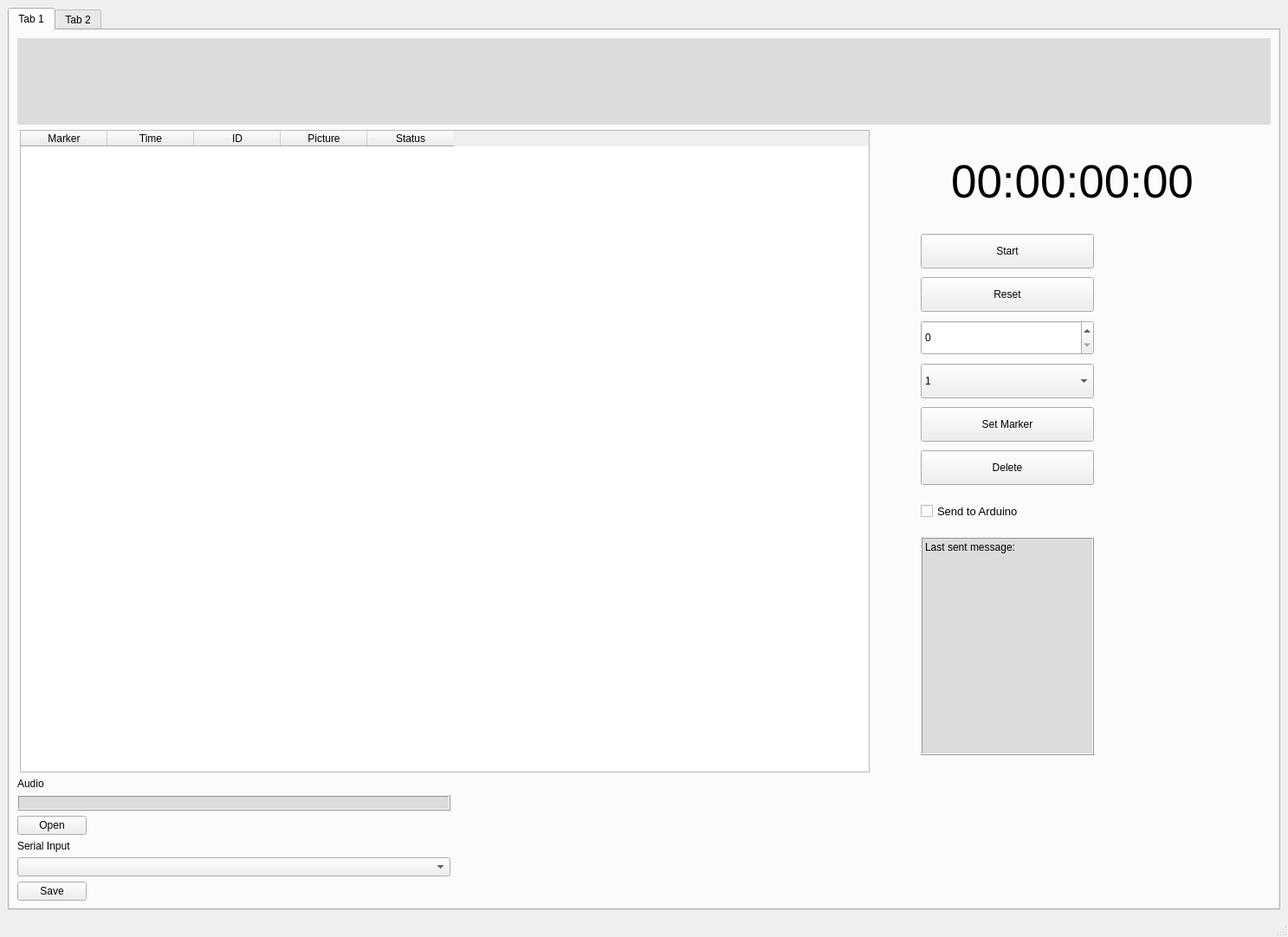
<?xml version="1.0" encoding="UTF-8"?>
<ui version="4.0">
 <class>MainWindow</class>
 <widget class="QMainWindow" name="MainWindow">
  <property name="geometry">
   <rect>
    <x>0</x>
    <y>0</y>
    <width>1487</width>
    <height>1082</height>
   </rect>
  </property>
  <property name="windowTitle">
   <string>MainWindow</string>
  </property>
  <widget class="QWidget" name="centralwidget">
   <layout class="QHBoxLayout" name="horizontalLayout">
    <item>
     <widget class="QTabWidget" name="tabWidget">
      <property name="autoFillBackground">
       <bool>false</bool>
      </property>
      <property name="currentIndex">
       <number>0</number>
      </property>
      <widget class="QWidget" name="Control">
       <attribute name="title">
        <string>Tab 1</string>
       </attribute>
       <layout class="QVBoxLayout" name="verticalLayout_3">
        <item>
         <layout class="QHBoxLayout" name="horizontalLayout_2">
          <item>
           <widget class="PlotWidget" name="waveform_widget" native="true">
            <property name="minimumSize">
             <size>
              <width>1000</width>
              <height>100</height>
             </size>
            </property>
            <property name="maximumSize">
             <size>
              <width>16777215</width>
              <height>300</height>
             </size>
            </property>
            <property name="styleSheet">
             <string notr="true">background-color: rgb(220, 220, 220);</string>
            </property>
           </widget>
          </item>
         </layout>
        </item>
        <item>
         <layout class="QHBoxLayout" name="horizontalLayout_4">
          <item>
           <widget class="QTableWidget" name="table1">
            <property name="sizePolicy">
             <sizepolicy hsizetype="Expanding" vsizetype="Expanding">
              <horstretch>0</horstretch>
              <verstretch>0</verstretch>
             </sizepolicy>
            </property>
            <property name="maximumSize">
             <size>
              <width>981</width>
              <height>16777215</height>
             </size>
            </property>
            <column>
             <property name="text">
              <string>Marker</string>
             </property>
            </column>
            <column>
             <property name="text">
              <string>Time</string>
             </property>
            </column>
            <column>
             <property name="text">
              <string>ID</string>
             </property>
            </column>
            <column>
             <property name="text">
              <string>Picture</string>
             </property>
            </column>
            <column>
             <property name="text">
              <string>Status</string>
             </property>
            </column>
           </widget>
          </item>
          <item>
           <layout class="QVBoxLayout" name="verticalLayout">
            <property name="spacing">
             <number>10</number>
            </property>
            <property name="leftMargin">
             <number>50</number>
            </property>
            <property name="topMargin">
             <number>10</number>
            </property>
            <property name="rightMargin">
             <number>50</number>
            </property>
            <property name="bottomMargin">
             <number>20</number>
            </property>
            <item>
             <widget class="QLabel" name="label">
              <property name="sizePolicy">
               <sizepolicy hsizetype="Preferred" vsizetype="Preferred">
                <horstretch>0</horstretch>
                <verstretch>0</verstretch>
               </sizepolicy>
              </property>
              <property name="minimumSize">
               <size>
                <width>350</width>
                <height>100</height>
               </size>
              </property>
              <property name="maximumSize">
               <size>
                <width>350</width>
                <height>100</height>
               </size>
              </property>
              <property name="font">
               <font>
                <pointsize>40</pointsize>
               </font>
              </property>
              <property name="text">
               <string>00:00:00:00</string>
              </property>
              <property name="alignment">
               <set>Qt::AlignCenter</set>
              </property>
             </widget>
            </item>
            <item>
             <widget class="QPushButton" name="pushButton">
              <property name="sizePolicy">
               <sizepolicy hsizetype="Fixed" vsizetype="Fixed">
                <horstretch>0</horstretch>
                <verstretch>0</verstretch>
               </sizepolicy>
              </property>
              <property name="minimumSize">
               <size>
                <width>200</width>
                <height>40</height>
               </size>
              </property>
              <property name="maximumSize">
               <size>
                <width>200</width>
                <height>40</height>
               </size>
              </property>
              <property name="contextMenuPolicy">
               <enum>Qt::DefaultContextMenu</enum>
              </property>
              <property name="layoutDirection">
               <enum>Qt::LeftToRight</enum>
              </property>
              <property name="text">
               <string>Start</string>
              </property>
             </widget>
            </item>
            <item>
             <widget class="QPushButton" name="pushButton_2">
              <property name="enabled">
               <bool>true</bool>
              </property>
              <property name="minimumSize">
               <size>
                <width>200</width>
                <height>40</height>
               </size>
              </property>
              <property name="maximumSize">
               <size>
                <width>200</width>
                <height>16777215</height>
               </size>
              </property>
              <property name="text">
               <string>Reset</string>
              </property>
             </widget>
            </item>
            <item>
             <widget class="QSpinBox" name="spinBox">
              <property name="minimumSize">
               <size>
                <width>200</width>
                <height>40</height>
               </size>
              </property>
              <property name="maximumSize">
               <size>
                <width>200</width>
                <height>40</height>
               </size>
              </property>
              <property name="toolTip">
               <string extracomment="Picture Number"/>
              </property>
             </widget>
            </item>
            <item>
             <widget class="QComboBox" name="comboBox">
              <property name="minimumSize">
               <size>
                <width>200</width>
                <height>40</height>
               </size>
              </property>
              <property name="maximumSize">
               <size>
                <width>200</width>
                <height>40</height>
               </size>
              </property>
              <property name="editable">
               <bool>false</bool>
              </property>
              <property name="insertPolicy">
               <enum>QComboBox::InsertAtBottom</enum>
              </property>
              <item>
               <property name="text">
                <string>1</string>
               </property>
              </item>
              <item>
               <property name="text">
                <string>2</string>
               </property>
              </item>
              <item>
               <property name="text">
                <string>3</string>
               </property>
              </item>
              <item>
               <property name="text">
                <string>4</string>
               </property>
              </item>
              <item>
               <property name="text">
                <string>5</string>
               </property>
              </item>
              <item>
               <property name="text">
                <string>6</string>
               </property>
              </item>
              <item>
               <property name="text">
                <string>ALL</string>
               </property>
              </item>
             </widget>
            </item>
            <item>
             <widget class="QPushButton" name="pushButton_3">
              <property name="minimumSize">
               <size>
                <width>200</width>
                <height>40</height>
               </size>
              </property>
              <property name="maximumSize">
               <size>
                <width>200</width>
                <height>40</height>
               </size>
              </property>
              <property name="layoutDirection">
               <enum>Qt::LeftToRight</enum>
              </property>
              <property name="text">
               <string>Set Marker</string>
              </property>
              <property name="default">
               <bool>false</bool>
              </property>
              <property name="flat">
               <bool>false</bool>
              </property>
             </widget>
            </item>
            <item>
             <widget class="QPushButton" name="pushButton_4">
              <property name="minimumSize">
               <size>
                <width>200</width>
                <height>40</height>
               </size>
              </property>
              <property name="maximumSize">
               <size>
                <width>200</width>
                <height>16777215</height>
               </size>
              </property>
              <property name="layoutDirection">
               <enum>Qt::LeftToRight</enum>
              </property>
              <property name="autoFillBackground">
               <bool>false</bool>
              </property>
              <property name="text">
               <string>Delete</string>
              </property>
             </widget>
            </item>
            <item>
             <widget class="QCheckBox" name="checkBox">
              <property name="minimumSize">
               <size>
                <width>200</width>
                <height>40</height>
               </size>
              </property>
              <property name="font">
               <font>
                <family>Arial</family>
                <pointsize>10</pointsize>
                <weight>50</weight>
                <italic>false</italic>
                <bold>false</bold>
                <underline>false</underline>
                <strikeout>false</strikeout>
                <kerning>true</kerning>
               </font>
              </property>
              <property name="layoutDirection">
               <enum>Qt::LeftToRight</enum>
              </property>
              <property name="autoFillBackground">
               <bool>false</bool>
              </property>
              <property name="text">
               <string>Send to Arduino</string>
              </property>
             </widget>
            </item>
            <item>
             <widget class="QLabel" name="label_3">
              <property name="minimumSize">
               <size>
                <width>100</width>
                <height>100</height>
               </size>
              </property>
              <property name="maximumSize">
               <size>
                <width>200</width>
                <height>300</height>
               </size>
              </property>
              <property name="font">
               <font>
                <family>Arial</family>
                <pointsize>9</pointsize>
               </font>
              </property>
              <property name="styleSheet">
               <string notr="true">background-color: rgb(220, 220, 220);
</string>
              </property>
              <property name="frameShape">
               <enum>QFrame::Box</enum>
              </property>
              <property name="frameShadow">
               <enum>QFrame::Raised</enum>
              </property>
              <property name="lineWidth">
               <number>1</number>
              </property>
              <property name="midLineWidth">
               <number>0</number>
              </property>
              <property name="text">
               <string>Last sent message:</string>
              </property>
              <property name="alignment">
               <set>Qt::AlignLeading|Qt::AlignLeft|Qt::AlignTop</set>
              </property>
             </widget>
            </item>
           </layout>
          </item>
         </layout>
        </item>
        <item>
         <widget class="QLabel" name="label_5">
          <property name="text">
           <string>Audio</string>
          </property>
         </widget>
        </item>
        <item alignment="Qt::AlignLeft">
         <widget class="QLabel" name="label_4">
          <property name="sizePolicy">
           <sizepolicy hsizetype="Fixed" vsizetype="Fixed">
            <horstretch>0</horstretch>
            <verstretch>0</verstretch>
           </sizepolicy>
          </property>
          <property name="minimumSize">
           <size>
            <width>500</width>
            <height>0</height>
           </size>
          </property>
          <property name="maximumSize">
           <size>
            <width>500</width>
            <height>500</height>
           </size>
          </property>
          <property name="font">
           <font>
            <family>Arial</family>
            <pointsize>9</pointsize>
           </font>
          </property>
          <property name="styleSheet">
           <string notr="true">background-color: rgb(220, 220, 220);
</string>
          </property>
          <property name="frameShape">
           <enum>QFrame::Box</enum>
          </property>
          <property name="frameShadow">
           <enum>QFrame::Raised</enum>
          </property>
          <property name="lineWidth">
           <number>1</number>
          </property>
          <property name="midLineWidth">
           <number>0</number>
          </property>
          <property name="text">
           <string/>
          </property>
          <property name="alignment">
           <set>Qt::AlignLeading|Qt::AlignLeft|Qt::AlignTop</set>
          </property>
         </widget>
        </item>
        <item alignment="Qt::AlignLeft">
         <widget class="QPushButton" name="pushButton_6">
          <property name="text">
           <string>Open</string>
          </property>
         </widget>
        </item>
        <item>
         <widget class="QLabel" name="label_2">
          <property name="text">
           <string>Serial Input</string>
          </property>
         </widget>
        </item>
        <item alignment="Qt::AlignLeft">
         <widget class="QComboBox" name="comboBox_2">
          <property name="minimumSize">
           <size>
            <width>500</width>
            <height>0</height>
           </size>
          </property>
         </widget>
        </item>
        <item alignment="Qt::AlignLeft">
         <widget class="QPushButton" name="pushButton_5">
          <property name="text">
           <string>Save</string>
          </property>
         </widget>
        </item>
       </layout>
      </widget>
      <widget class="QWidget" name="Info">
       <attribute name="title">
        <string>Tab 2</string>
       </attribute>
      </widget>
     </widget>
    </item>
   </layout>
  </widget>
  <widget class="QMenuBar" name="menubar">
   <property name="geometry">
    <rect>
     <x>0</x>
     <y>0</y>
     <width>1487</width>
     <height>21</height>
    </rect>
   </property>
  </widget>
  <widget class="QStatusBar" name="statusbar"/>
 </widget>
 <customwidgets>
  <customwidget>
   <class>PlotWidget</class>
   <extends>QWidget</extends>
   <header>pyqtgraph</header>
   <container>1</container>
  </customwidget>
 </customwidgets>
 <tabstops>
  <tabstop>spinBox</tabstop>
  <tabstop>comboBox</tabstop>
  <tabstop>pushButton_2</tabstop>
  <tabstop>checkBox</tabstop>
  <tabstop>pushButton_4</tabstop>
  <tabstop>pushButton_3</tabstop>
  <tabstop>pushButton</tabstop>
 </tabstops>
 <resources/>
 <connections/>
</ui>
